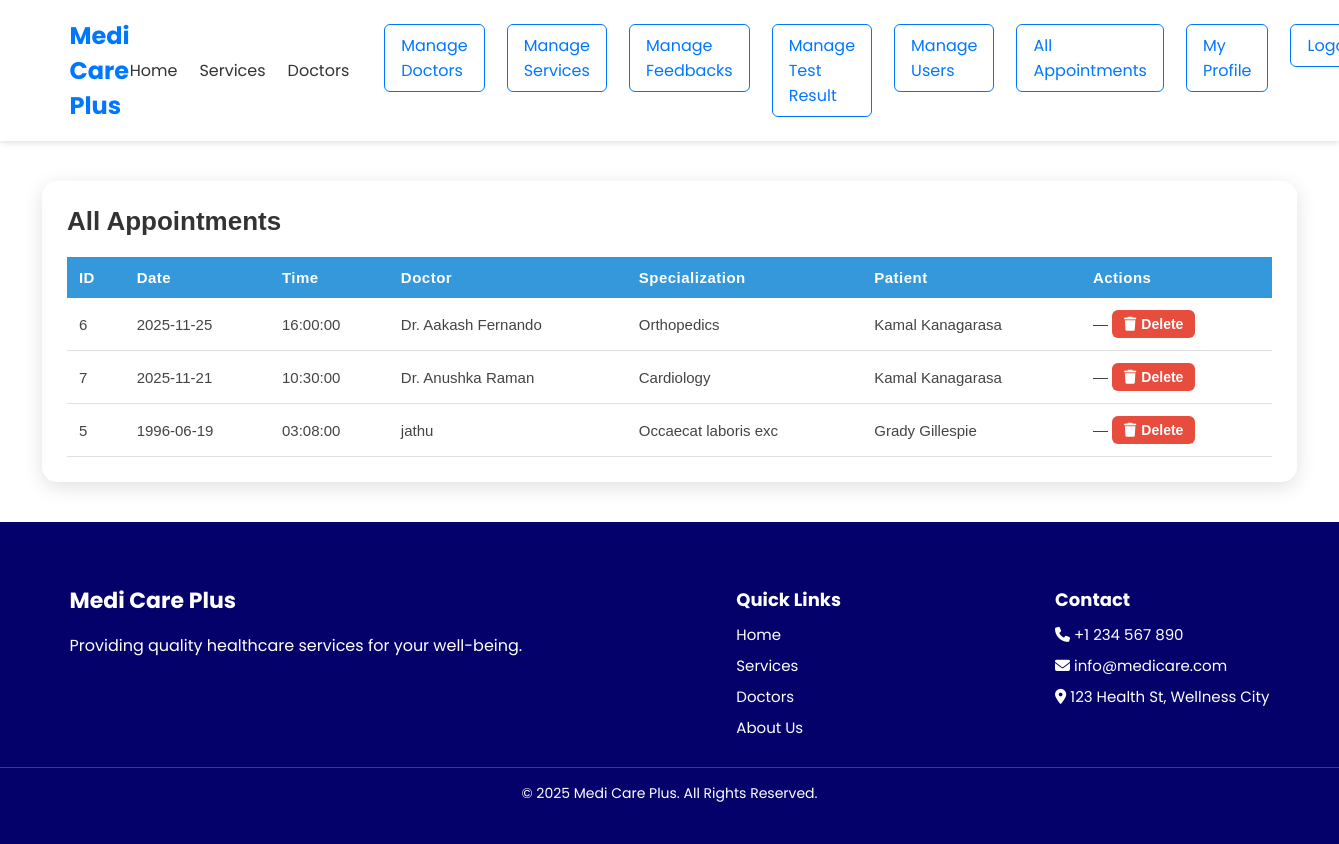
Screenshot of /Code/admin/appointment_index.php (signed in) with the database file from the repository.
### tables this page shows
CREATE TABLE `appointments` (
  `appointment_id` int(11) NOT NULL,
  `appointment_date` date DEFAULT NULL,
  `appointment_time` time DEFAULT NULL,
  `patient_id` int(11) DEFAULT NULL,
  `doctor_id` int(11) DEFAULT NULL
);

CREATE TABLE `doctors` (
  `doctor_id` int(11) NOT NULL,
  `doctor_name` varchar(150) NOT NULL,
  `user_id` int(11) NOT NULL,
  `specialization` varchar(100) NOT NULL,
  `experience` int(11) NOT NULL,
  `availability_start` time NOT NULL,
  `availability_end` time NOT NULL,
  `consultation_charges` decimal(10,2) NOT NULL,
  `location` varchar(255) NOT NULL,
  `qualifications` text NOT NULL,
  `service_id` int(10) UNSIGNED DEFAULT NULL,
  `profile_photo` varchar(255) NOT NULL
);

CREATE TABLE `patients` (
  `patient_id` int(11) NOT NULL,
  `user_id` int(11) NOT NULL,
  `name` varchar(150) DEFAULT NULL,
  `date_of_birth` date DEFAULT NULL,
  `gender` enum('male','female','other') DEFAULT NULL,
  `nic` varchar(20) DEFAULT NULL,
  `blood_group` varchar(5) DEFAULT NULL,
  `address` varchar(255) DEFAULT NULL,
  `mobile` varchar(20) DEFAULT NULL,
  `profile_photo` varchar(255) DEFAULT NULL
);

### Code/admin/appointment_index.php (the view, shortened to what this page needs)
<?php
include('../inc/header.php');
include('../inc/connection.php');
$user_role = $_SESSION['user_role'];
$sql = "SELECT
            a.appointment_id,
            a.appointment_date,
            a.appointment_time,
            p.name AS patient_name,
            d.doctor_name AS doctor_name,
            d.specialization
        FROM appointments a
        JOIN patients p ON a.patient_id = p.patient_id
        JOIN doctors d ON a.doctor_id = d.doctor_id";
$sql .= " ORDER BY a.appointment_date DESC, a.appointment_time DESC";
$result = mysqli_query($conn, $sql);
?>
<div class="table-container">
    <div class="header-row">
        <h2>
            <?php
            if ($user_role == 'admin')
                echo "All Appointments";
            elseif ($user_role == 'doctor')
                echo "Appointments for You";
            else
                echo "Your Appointments";
            ?>
        </h2>
    </div>
    <table class="custom-table">
        <tr>
            <th>ID</th>
            <th>Date</th>
            <th>Time</th>
            <?php if ($user_role != 'doctor') { ?>
                <th>Doctor</th>
                <th>Specialization</th>
            <?php } ?>
            <?php if ($user_role != 'patient') { ?>
                <th>Patient</th>
            <?php } ?>
           <th>Actions</th>
        </tr>
        <?php
        if (mysqli_num_rows($result) > 0) {
            while ($row = mysqli_fetch_assoc($result)) {
                ?>
                <tr>
                    <td><?= $row['appointment_id']; ?></td>
                    <td><?= $row['appointment_date']; ?></td>
                    <td><?= $row['appointment_time']; ?></td>
                    <?php if ($user_role != 'doctor') { ?>
                        <td><?= $row['doctor_name']; ?></td>
                        <td><?= $row['specialization']; ?></td>
                    <?php } ?>
                    <?php if ($user_role != 'patient') { ?>
                        <td><?= $row['patient_name']; ?></td>
                    <?php } ?>
                    <td>
                        <?php if ($user_role == 'patient') { ?>
                        <a href="feedback_create.php?appointment_id=<?php echo $row['appointment_id']; ?>" class="action-btn edit-btn">
                            Give Feedback
                        </a>
                        <?php } else { ?>
                            —
                        <?php } ?>
                        <?php if ($user_role == 'admin') { ?>
                            <a class="action-btn delete-btn" href="appointment_index.php?delete=<?= $row['appointment_id']; ?>"
                                onclick="return confirm('Are you sure you want to delete this appointment?');">
                                <i class="fa fa-trash"></i> Delete
                            </a>
                        <?php } else { ?>
                            —
                        <?php } ?>
                    </td>
                </tr>
            <?php
            }
        } else {
            ?>
            <tr>
                <td colspan="10" style="text-align:center;">No appointments found</td>
            </tr>
        <?php } ?>
    </table>
</div>
<?php include('../inc/footer.php'); ?>

### Code/css/style.css (style rules this page uses)
body { margin: 0; font-family: 'Poppins', sans-serif; background: #ffffff; width: auto; }
.table-container { width: 90%; max-width: 1100px auto; margin: 40px auto; background: #ffffff; padding: 25px; border-radius: 15px; box-shadow: 0 5px 20px rgba(0, 0, 0, 0.12); font-family: Arial, sans-serif; }
.header-row { display: flex; justify-content: space-between; align-items: center; margin-bottom: 20px; }
.table-container h2 { margin: 0; font-size: 26px; color: #333; font-weight: 600; }
.custom-table { width: 100%; border-collapse: collapse; font-size: 15px; }
.custom-table th { background: #3498db; color: #fff; padding: 12px; text-align: left; font-weight: bold; letter-spacing: 0.5px; }
.custom-table td { padding: 12px; border-bottom: 1px solid #e0e0e0; color: #444; }
.action-btn { padding: 6px 12px; text-decoration: none; border-radius: 6px; margin-right: 6px; font-size: 14px; font-weight: bold; display: inline-flex; align-items: center; gap: 5px; transition: background 0.2s ease; }
.action-btn i { font-size: 14px; }
.delete-btn { background: #e74c3c; color: #fff; }

### rows the page displays
appointments: appointment_id "6", appointment_date "2025-11-25", appointment_time "16:00:00", doctor.doctor_name "Dr. Aakash Fernando", doctor.specialization "Orthopedics", patient.name "Kamal Kanagarasa"
appointments: appointment_id "7", appointment_date "2025-11-21", appointment_time "10:30:00", doctor.doctor_name "Dr. Anushka Raman", doctor.specialization "Cardiology", patient.name "Kamal Kanagarasa"
appointments: appointment_id "5", appointment_date "1996-06-19", appointment_time "03:08:00", doctor.doctor_name "jathu", doctor.specialization "Occaecat laboris exc", patient.name "Grady Gillespie"
